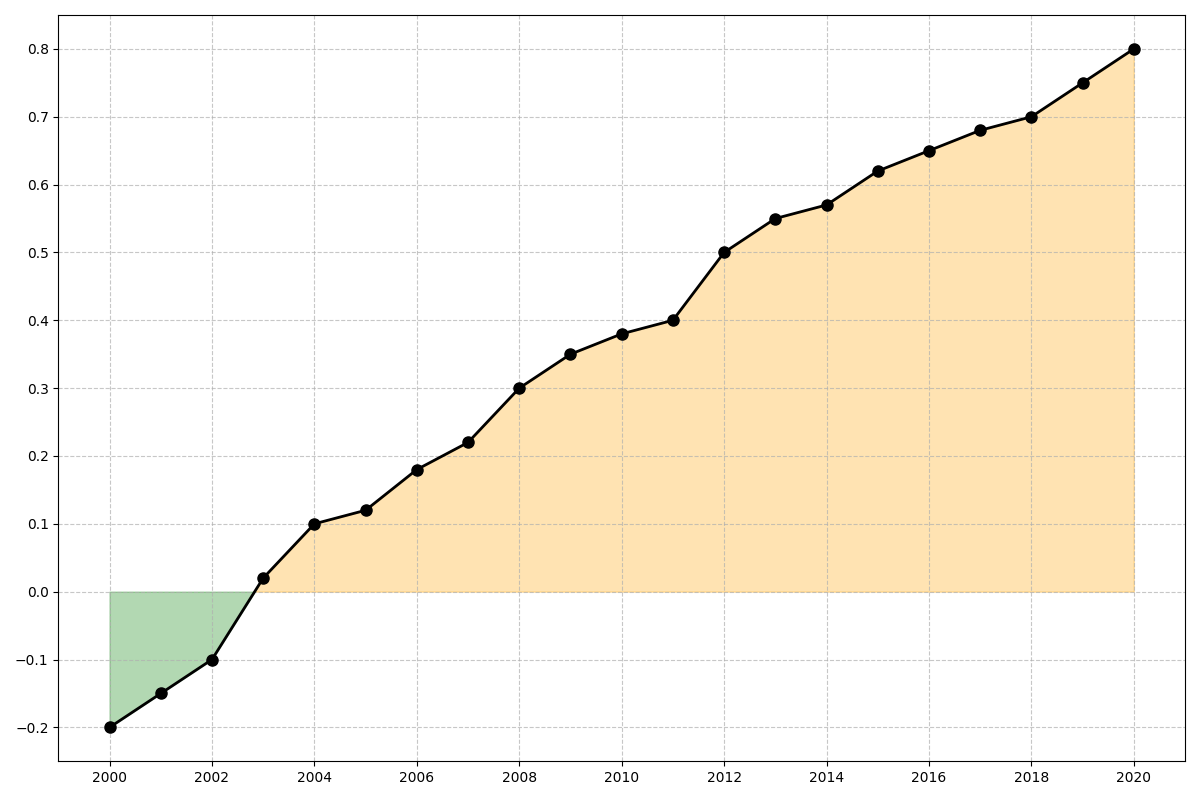

Python code for this plot:
import matplotlib.pyplot as plt
import numpy as np

years = np.arange(2000, 2021)

temperature_anomalies = np.array([-0.2, -0.15, -0.1, 0.02, 0.1, 0.12, 0.18, 0.22, 0.3, 0.35, 
                         0.38, 0.4, 0.5, 0.55, 0.57, 0.62, 0.65, 0.68, 0.7, 0.75, 0.8])

colors_below = 'green'  
colors_above = 'orange'

fig, ax = plt.subplots(figsize=(12, 8))

ax.plot(years, temperature_anomalies, marker='o', linestyle='-', color='black', linewidth=2, markersize=8)

ax.fill_between(years, temperature_anomalies, where=(temperature_anomalies < 0), color=colors_below, alpha=0.3, interpolate=True)
ax.fill_between(years, temperature_anomalies, where=(temperature_anomalies >= 0), color=colors_above, alpha=0.3, interpolate=True)

ax.set_xticks(np.arange(2000, 2021, 2))
ax.set_yticks(np.arange(-0.2, 0.9, 0.1))
ax.grid(True, linestyle='--', alpha=0.7)

plt.tight_layout()
plt.show()
